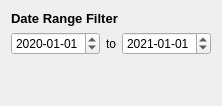
            <widget class="QWidget" name="tab_3">
             <attribute name="icon">
              <iconset>
               <normaloff>icons/date.png</normaloff>icons/date.png</iconset>
             </attribute>
             <attribute name="title">
              <string/>
             </attribute>
             <layout class="QVBoxLayout" name="verticalLayout_15">
              <item>
               <widget class="QLabel" name="label_11">
                <property name="font">
                 <font>
                  <pointsize>10</pointsize>
                  <weight>75</weight>
                  <bold>true</bold>
                 </font>
                </property>
                <property name="text">
                 <string>Date Range Filter</string>
                </property>
               </widget>
              </item>
              <item>
               <layout class="QHBoxLayout" name="horizontalLayout_18">
                <item>
                 <widget class="QDateEdit" name="mFilterDateStart">
                  <property name="toolTip">
                   <string>The start date (inclusive).</string>
                  </property>
                  <property name="dateTime">
                   <datetime>
                    <hour>0</hour>
                    <minute>0</minute>
                    <second>0</second>
                    <year>2020</year>
                    <month>1</month>
                    <day>1</day>
                   </datetime>
                  </property>
                  <property name="displayFormat">
                   <string>yyyy-MM-dd</string>
                  </property>
                  <property name="date">
                   <date>
                    <year>2020</year>
                    <month>1</month>
                    <day>1</day>
                   </date>
                  </property>
                 </widget>
                </item>
                <item>
                 <widget class="QLabel" name="label_24">
                  <property name="sizePolicy">
                   <sizepolicy hsizetype="Fixed" vsizetype="Preferred">
                    <horstretch>0</horstretch>
                    <verstretch>0</verstretch>
                   </sizepolicy>
                  </property>
                  <property name="minimumSize">
                   <size>
                    <width>0</width>
                    <height>0</height>
                   </size>
                  </property>
                  <property name="text">
                   <string>to</string>
                  </property>
                 </widget>
                </item>
                <item>
                 <widget class="QDateEdit" name="mFilterDateEnd">
                  <property name="enabled">
                   <bool>true</bool>
                  </property>
                  <property name="toolTip">
                   <string>The end date (exclusive).</string>
                  </property>
                  <property name="dateTime">
                   <datetime>
                    <hour>0</hour>
                    <minute>0</minute>
                    <second>0</second>
                    <year>2021</year>
                    <month>1</month>
                    <day>1</day>
                   </datetime>
                  </property>
                  <property name="displayFormat">
                   <string>yyyy-MM-dd</string>
                  </property>
                  <property name="date">
                   <date>
                    <year>2021</year>
                    <month>1</month>
                    <day>1</day>
                   </date>
                  </property>
                 </widget>
                </item>
               </layout>
              </item>
              <item>
               <spacer name="verticalSpacer">
                <property name="orientation">
                 <enum>Qt::Vertical</enum>
                </property>
                <property name="sizeHint" stdset="0">
                 <size>
                  <width>20</width>
                  <height>40</height>
                 </size>
                </property>
               </spacer>
              </item>
             </layout>
            </widget>
